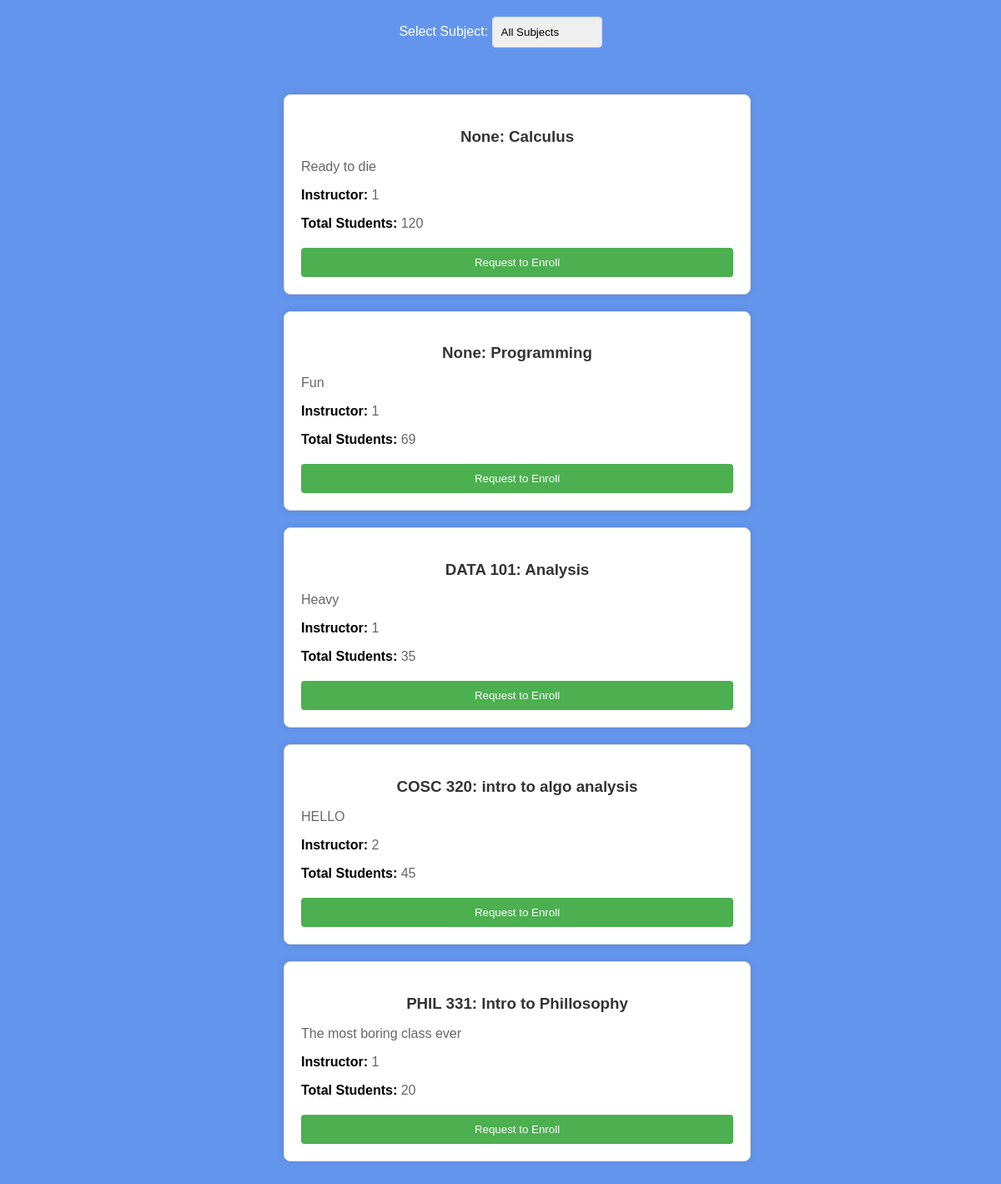
The app's page /enroll-courses with its own data.
### website/models.py (models this page shows)
class Course(db.Model):
    __tablename__ = 'courses'
    id = db.Column(db.Integer, primary_key=True)
    course_code = db.Column(db.Integer(), unique = True)
    course_name = db.Column(db.String(150))
    course_limit = db.Column(db.Integer)
    course_desc = db.Column(db.String(1000))
    teacher_id = db.Column(db.Integer, db.ForeignKey('users.id'))

### website/views.py (the view)
@views.route('/enroll-courses')
def display_courses():
    courses = Course.query.all()
    return render_template('enrollCourse.html', courses=courses)

### website/templates/EnrollCourse.html (shortened to what this page needs)
<!DOCTYPE html>
<html lang="en">
<head>
  <link rel="stylesheet" href="../static/css/enrollCourse.css">
</head>
<body>
  <div class="subjectSelection">
    <label for="subjectFilter">Select Subject: </label>
    <select id="subjectFilter" onchange="filterCourses()">
      <option value="All Subjects">All Subjects</option>
    </select>
  </div>
  <div class="courseList">
    <ul>
      {% for course in courses %}
      <li>
        <div class="course">
          <h3>{{ course.course_code }}: {{ course.course_name }}</h3>
          <p>{{ course.course_desc }}</p>
          <p><strong>Instructor: </strong>{{ course.teacher_id }}</p>
          <p><strong>Total Students: </strong>{{ course.course_limit }}</p>
          <form method="POST" action="{{ url_for('views.createRequest') }}">
            <input type="submit" class="enrollButton" value="Request to Enroll">
          </form>
        </div>
      </li>
      {% endfor %}
    </ul>
  </div>
</body>
</html>

### website/static/css/EnrollCourse.css (style rules this page uses)
body { font-family: 'Arial', sans-serif; margin: 0; padding: 0; background-color: #6495ED; }
.subjectSelection { text-align: center; padding: 20px; }
.subjectSelection select { padding: 10px; border-radius: 4px; border: 1px solid #ddd; }
.courseList { width: 100%; max-width: 600px; margin: auto; padding: 20px; }
ul { list-style-type: none; }
.course { background: #ffffff; border: 1px solid #ddd; padding: 20px; border-radius: 8px; box-shadow: 0 0 10px rgba(0, 0, 0, 0.1); margin-bottom: 20px; }
.course h3 { color: #333; text-align: center; margin-bottom: 15px; }
.course p { color: #666; margin-bottom: 10px; }
.course p strong { color: #000; }
.enrollButton { background-color: #4CAF50; color: white; width: 100%; text-align: center; border: none; padding: 10px 15px; border-radius: 4px; cursor: pointer; display: block; margin-top: 20px; }
label { color : #FFF; }
select { appearance: none; }

### records on screen
Course: course_code "None", course_name "Calculus", course_desc "Ready to die", teacher_id "1", course_limit "120"
Course: course_code "None", course_name "Programming", course_desc "Fun", teacher_id "1", course_limit "69"
Course: course_code "DATA 101", course_name "Analysis", course_desc "Heavy", teacher_id "1", course_limit "35"
Course: course_code "COSC 320", course_name "intro to algo analysis", course_desc "HELLO", teacher_id "2", course_limit "45"
Course: course_code "PHIL 331", course_name "Intro to Phillosophy", course_desc "The most boring class ever", teacher_id "1", course_limit "20"
